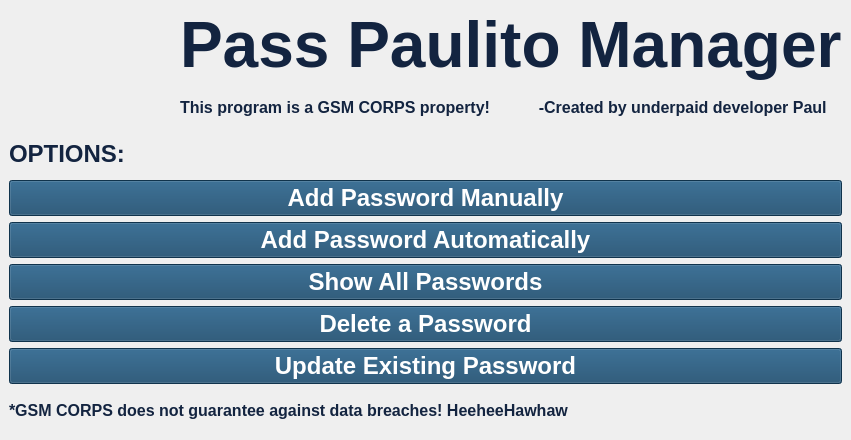
<?xml version="1.0" encoding="UTF-8"?>
<ui version="4.0">
 <class>MainWindow</class>
 <widget class="QMainWindow" name="MainWindow">
  <property name="geometry">
   <rect>
    <x>0</x>
    <y>0</y>
    <width>851</width>
    <height>440</height>
   </rect>
  </property>
  <property name="minimumSize">
   <size>
    <width>851</width>
    <height>440</height>
   </size>
  </property>
  <property name="maximumSize">
   <size>
    <width>851</width>
    <height>440</height>
   </size>
  </property>
  <property name="windowTitle">
   <string>Pass Paulito Manager v1.0</string>
  </property>
  <property name="windowIcon">
   <iconset resource="Resources.qrc">
    <normaloff>:/IconImage/Icon.png</normaloff>:/IconImage/Icon.png</iconset>
  </property>
  <property name="toolTip">
   <string>&lt;html&gt;&lt;head/&gt;&lt;body&gt;&lt;p&gt;&lt;br/&gt;&lt;/p&gt;&lt;/body&gt;&lt;/html&gt;</string>
  </property>
  <property name="whatsThis">
   <string>&lt;html&gt;&lt;head/&gt;&lt;body&gt;&lt;p&gt;&lt;br/&gt;&lt;/p&gt;&lt;/body&gt;&lt;/html&gt;</string>
  </property>
  <property name="autoFillBackground">
   <bool>false</bool>
  </property>
  <property name="styleSheet">
   <string notr="true">background-image: url(:/BackgroundImage/Background.jpg);
background-repeat: no-repeat;
background-position: center;
background-size: cover;</string>
  </property>
  <property name="toolButtonStyle">
   <enum>Qt::ToolButtonIconOnly</enum>
  </property>
  <widget class="QWidget" name="centralwidget">
   <layout class="QGridLayout" name="gridLayout_2">
    <item row="0" column="0">
     <layout class="QGridLayout" name="gridLayout">
      <item row="0" column="0" rowspan="2">
       <widget class="QLabel" name="label">
        <property name="styleSheet">
         <string notr="true">background: transparent;
</string>
        </property>
        <property name="text">
         <string/>
        </property>
        <property name="pixmap">
         <pixmap resource="Resources.qrc">:/IconImage/Icon.png</pixmap>
        </property>
        <property name="scaledContents">
         <bool>true</bool>
        </property>
       </widget>
      </item>
      <item row="0" column="1">
       <widget class="QLabel" name="label_2">
        <property name="font">
         <font>
          <pointsize>48</pointsize>
          <weight>75</weight>
          <bold>true</bold>
          <strikeout>false</strikeout>
         </font>
        </property>
        <property name="styleSheet">
         <string notr="true">background: transparent;
color: #132440;
</string>
        </property>
        <property name="text">
         <string>Pass Paulito Manager</string>
        </property>
       </widget>
      </item>
      <item row="1" column="1">
       <widget class="QLabel" name="label_3">
        <property name="font">
         <font>
          <pointsize>12</pointsize>
          <weight>75</weight>
          <bold>true</bold>
          <strikeout>false</strikeout>
         </font>
        </property>
        <property name="styleSheet">
         <string notr="true">background: transparent;
color: #132440;
</string>
        </property>
        <property name="text">
         <string>This program is a GSM CORPS property!           -Created by underpaid developer Paul</string>
        </property>
       </widget>
      </item>
      <item row="2" column="0" colspan="2">
       <widget class="QLabel" name="label_4">
        <property name="font">
         <font>
          <pointsize>18</pointsize>
          <weight>75</weight>
          <bold>true</bold>
          <strikeout>false</strikeout>
         </font>
        </property>
        <property name="styleSheet">
         <string notr="true">background: transparent;
color: #132440;
</string>
        </property>
        <property name="text">
         <string>OPTIONS:</string>
        </property>
       </widget>
      </item>
      <item row="3" column="0" colspan="2">
       <layout class="QVBoxLayout" name="verticalLayout">
        <item>
         <widget class="QPushButton" name="Add_Pass_Manually_Button">
          <property name="font">
           <font>
            <pointsize>18</pointsize>
            <weight>75</weight>
            <bold>true</bold>
           </font>
          </property>
          <property name="styleSheet">
           <string notr="true">background: #16476A;
color: white;</string>
          </property>
          <property name="text">
           <string>Add Password Manually</string>
          </property>
         </widget>
        </item>
        <item>
         <widget class="QPushButton" name="Add_Pass_Auto_Button">
          <property name="font">
           <font>
            <pointsize>18</pointsize>
            <weight>75</weight>
            <bold>true</bold>
           </font>
          </property>
          <property name="styleSheet">
           <string notr="true">background: #16476A;
color: white;</string>
          </property>
          <property name="text">
           <string>Add Password Automatically</string>
          </property>
         </widget>
        </item>
        <item>
         <widget class="QPushButton" name="Show_All_Button">
          <property name="font">
           <font>
            <pointsize>18</pointsize>
            <weight>75</weight>
            <bold>true</bold>
           </font>
          </property>
          <property name="styleSheet">
           <string notr="true">background: #16476A;
color: white;</string>
          </property>
          <property name="text">
           <string>Show All Passwords</string>
          </property>
         </widget>
        </item>
        <item>
         <widget class="QPushButton" name="Delete_Pass_Button">
          <property name="font">
           <font>
            <pointsize>18</pointsize>
            <weight>75</weight>
            <bold>true</bold>
           </font>
          </property>
          <property name="styleSheet">
           <string notr="true">background: #16476A;
color: white;</string>
          </property>
          <property name="text">
           <string>Delete a Password</string>
          </property>
         </widget>
        </item>
        <item>
         <widget class="QPushButton" name="Update_Pass_Button">
          <property name="font">
           <font>
            <pointsize>18</pointsize>
            <weight>75</weight>
            <bold>true</bold>
           </font>
          </property>
          <property name="styleSheet">
           <string notr="true">background: #16476A;
color: white;</string>
          </property>
          <property name="text">
           <string>Update Existing Password</string>
          </property>
         </widget>
        </item>
       </layout>
      </item>
      <item row="4" column="0" colspan="2">
       <widget class="QLabel" name="label_5">
        <property name="font">
         <font>
          <pointsize>12</pointsize>
          <weight>75</weight>
          <bold>true</bold>
          <strikeout>false</strikeout>
         </font>
        </property>
        <property name="styleSheet">
         <string notr="true">background: transparent;
color: #132440;
</string>
        </property>
        <property name="text">
         <string>*GSM CORPS does not guarantee against data breaches! HeeheeHawhaw</string>
        </property>
       </widget>
      </item>
     </layout>
    </item>
   </layout>
  </widget>
 </widget>
 <resources>
  <include location="Resources.qrc"/>
 </resources>
 <connections/>
</ui>
